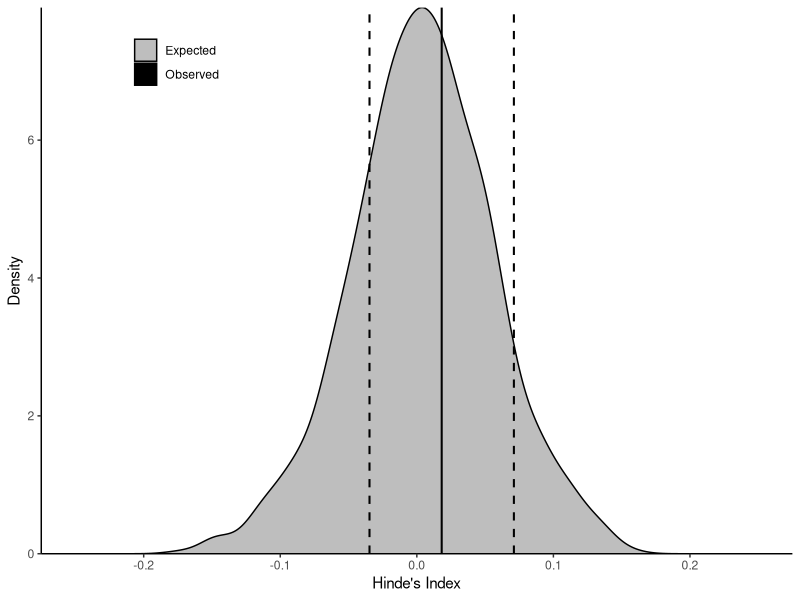
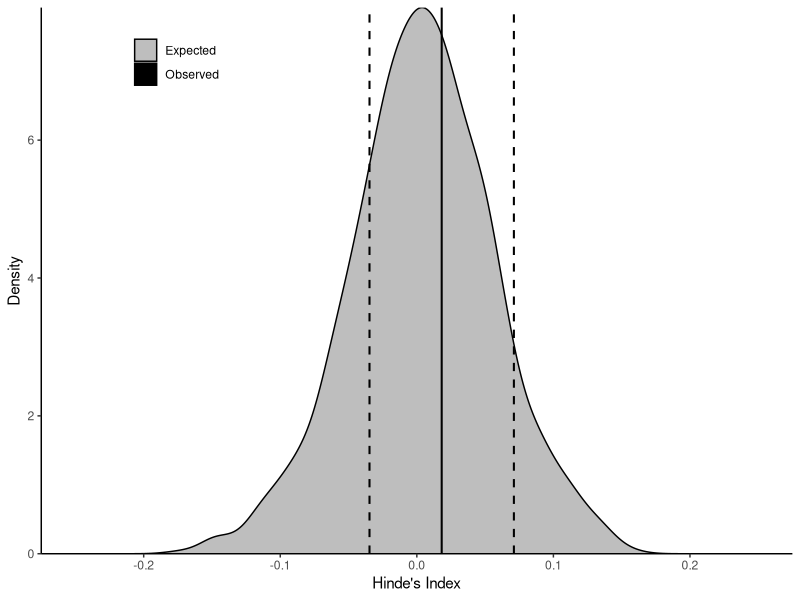

Reproduce these figures in R, in order.
## Juvenile join-leave analysis
## Ali Galezo

options(stringsAsFactors = FALSE)
library(tidyverse)

## Set seed for reproducibility.
set.seed(123)

## Load data.
events <- read.csv("juvenile_jlevents.csv")

## Set number of simulations.
num_sims <- 1000

## Set cutoff for number of interactions a dyad needs to be included in analysis.
dyad_cutoff <- 5

## Identify all dyads with at least 5 interactions.
all <-
  events %>%
  group_by(event_type) %>%
  count(actor, recipient) %>%
  ungroup() %>%
  complete(nesting(actor, recipient), event_type, fill = list(n = 0)) %>%
  mutate(dyad = ifelse(actor > recipient, paste(actor, recipient, sep = "_"), paste(recipient, actor, sep = "_"))) %>%
  group_by(dyad) %>%
  mutate(total = sum(n)) %>%
  filter(total >= dyad_cutoff) %>%
  spread(key = event_type, value = n) %>%
  group_by(dyad) %>%
  arrange(dyad) %>%
  mutate(joins = sum(JOIN),
         leaves = sum(LEAVE),
         join_prop = ifelse(joins != 0, JOIN / joins, 0),
         leave_prop = ifelse(leaves != 0, LEAVE / leaves, 0)) %>%
  ungroup()

## List of animals represented in dyads with at least 5 interactions, and their sexes.
animals <- unique(c(all$actor, all$recipient))
sex <- data.frame(id = animals, sex = NA)
for (i in sex$id){
  sex[sex$id == i, "sex"] <- unique(c(events[events$actor == i, "sex_actor"], events[events$recipient == i, "sex_recipient"]))
}

## Function to calculate Hinde's index for male-female dyads.
hindeCalculator <- function(sex){
  matrix <-
    all %>%
    merge(x = ., y = sex, by.x = "actor", by.y = "id", all.x = TRUE) %>%
    merge(x = ., y = sex, by.x = "recipient", by.y = "id", all.x = TRUE, suffixes = c("_actor","_recipient")) %>%
    filter(sex_actor != sex_recipient) %>%
    filter(sex_actor == "MALE") %>%
    mutate(hinde = join_prop - leave_prop)
  return(list(mean = mean(matrix$hinde),
              se = sd(matrix$hinde) / sqrt(nrow(matrix)),
              matrix = matrix))
}

## Observed Hinde's index: mean Hinde's index for all actual male-female pairs with at least 5 interactions.
obs <- hindeCalculator(sex)

## Expected Hinde's index: 1) Randomize sexes of animals. 2) Calculate mean Hinde's index for simulated male-female pairs with at least 5 interactions.
exp <- replicate(num_sims,
                 hindeCalculator(data.frame(id = sex$id,
                                            sex = sample(sex$sex))), 
                 simplify = FALSE)

## P-value.
extreme <- sum(obs$mean < unlist(lapply(exp, "[[", "mean")))
(extreme + 1) / (num_sims +1)

## Summary stats.
length(unique(all$dyad)) # number of dyads with 5+ interactions
all %>% distinct(dyad, joins, leaves) %>% summarize(joins = sum(joins), leaves = sum(leaves)) # number of joins and leaves between dyads with 5+ interactions
nrow(obs$matrix) # number of male-female dyads with 5+ interactions
obs$matrix %>% summarize(joins = sum(joins), leaves = sum(leaves)) # number of joins and leaves between male-female dyads with 5+ interactions
sex %>% count(sex) # counts of sexes of animals from dyads with 5+ interactions
events %>% count(event_type, sex_actor, sex_recipient) %>% filter(sex_actor != sex_recipient) # number of joins/leaves between males and females
# % of dyads in which male vs female is responsible for maintaining proximity
obs$matrix %>%
  mutate(responsible = ifelse(hinde > 0, "male",
                              ifelse(hinde == 0, "mutual", "female"))) %>%
  count(responsible) %>%
  mutate(prop = n/sum(n))

## Plot expected vs. observed.
ggplot() +
  geom_density(data = data.frame(x = c(obs$mean, unlist(lapply(exp, "[[", "mean"))),
                                 class = c("Observed", rep("Expected", num_sims))),
               aes(x = x, fill = class)) +
  scale_fill_manual(values = c("gray","black")) +
  geom_vline(xintercept = obs$mean, size = 0.7) +
  geom_vline(xintercept = obs$mean + obs$se, size = 0.7, linetype = "dashed") +
  geom_vline(xintercept = obs$mean - obs$se, size = 0.7, linetype = "dashed") +
  theme_classic() +
  xlab("Hinde's Index") +
  ylab("Density") +
  scale_y_continuous(expand = c(0,0)) +
  scale_x_continuous(limits = c(-0.25,0.25), breaks = c(-0.2,-0.1,0,0.1,0.2)) +
  theme(legend.position=c(0.18,0.9)) +
  guides(fill=guide_legend(title=NULL))
ggsave("JuvieHindes.tif", plot = last_plot(), device = "tiff", width = 85, height = 85, units = "mm", dpi = 300)

